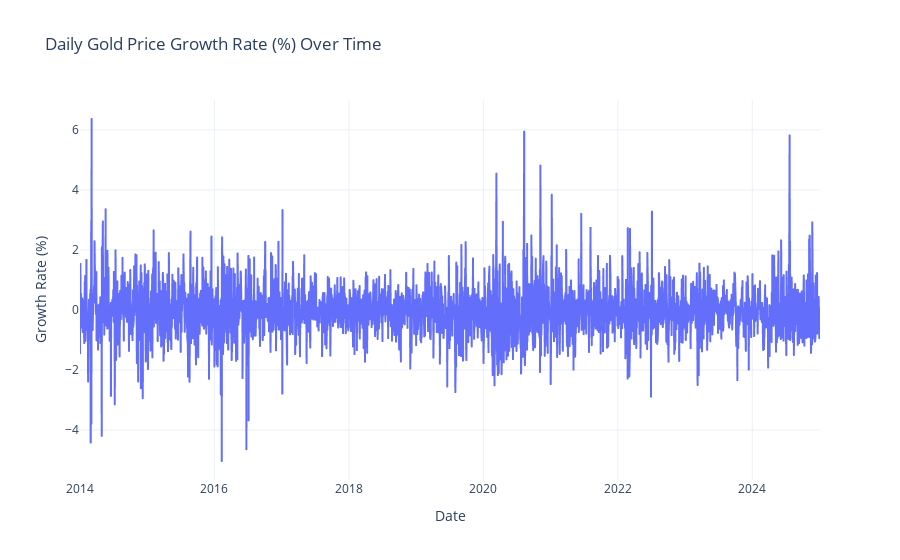

Notebook cell for this chart:
### Code cell
gold_growth = gold_dataset.dropna(subset=['Growth_Rate'])

fig = px.line(
    gold_growth,
    x=gold_growth.index,
    y='Growth_Rate',
    title='Daily Gold Price Growth Rate (%) Over Time',
    labels={'x': 'Date', 'Growth_Rate': 'Daily Growth Rate (%)'},
    template='plotly_white'
)

fig.update_layout(
    xaxis_title='Date',
    yaxis_title='Growth Rate (%)',
    hovermode='x unified'
)

fig.show()

### Figure 1 — Plotly figure (JSON) as saved in the notebook; plotly's stock layout.template omitted (floating-point values rounded to 4 significant figures; data arrays with more than 128 entries replaced by an {"elided": "..."} marker saying what was removed)
{"data": [{"hovertemplate": "Date=%{x}<br>Daily Growth Rate (%)=%{y}<extra></extra>", "legendgroup": "", "line": {"color": "#636efa", "dash": "solid"}, "marker": {"symbol": "circle"}, "mode": "lines", "name": "", "showlegend": false, "type": "scattergl", "x": {"elided": "2847 str values"}, "xaxis": "x", "y": {"elided": "2847 float values"}, "yaxis": "y"}], "layout": {"hovermode": "x unified", "legend": {"tracegroupgap": 0}, "title": {"text": "Daily Gold Price Growth Rate (%) Over Time"}, "xaxis": {"anchor": "y", "domain": [0, 1], "title": {"text": "Date"}}, "yaxis": {"anchor": "x", "domain": [0, 1], "title": {"text": "Growth Rate (%)"}}}}
